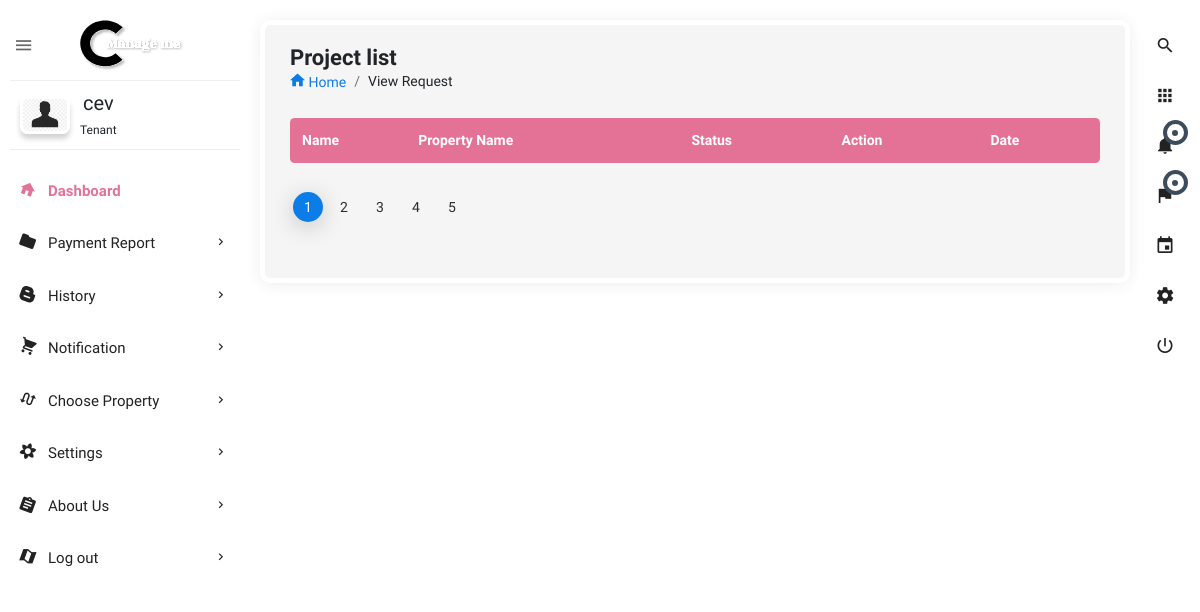
Page /view_request_tenant_all/ (signed in) on the earlier database version.
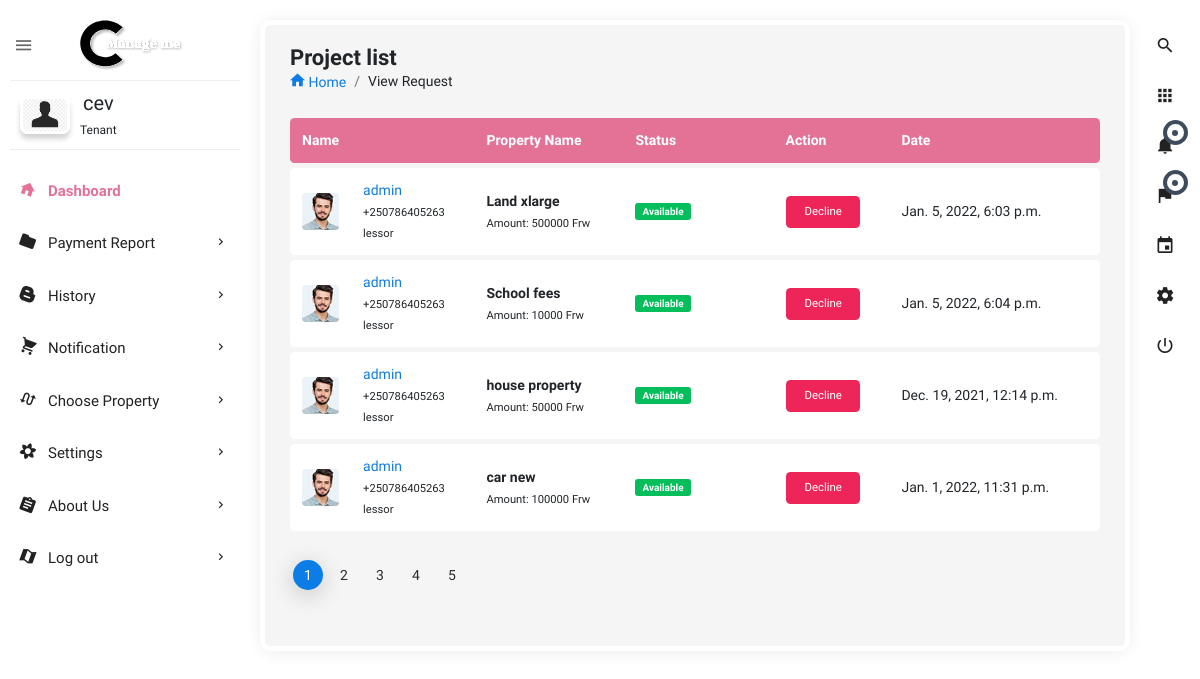
Same page on the later database version.
### users/models.py (models this page shows, shortened)
class Request_Property(models.Model):
    status = [
        ('initial', 'initial'),
        ('request', 'request'),
        ('approved', 'approved'),
        ('denied', 'denied'),
        ('canceled', 'canceled')]
    user_request = models.ForeignKey(user, on_delete=models.CASCADE, related_name='requesting_users', null=False)
    property_requested = models.ForeignKey(Property_registration, on_delete=models.CASCADE, related_name='property_req',
                                           null=False)
    owner_name = models.ForeignKey(user, on_delete=models.CASCADE, related_name='owner_name_property', null=False)
    status_view = models.CharField(max_length=50, choices=status, default='initial')
    time_done = models.DateTimeField(default=now)
    class Meta:
        verbose_name_plural = "Request_Property"
        ordering = ['-id']

class Property_registration(models.Model):
    property_type_p = [
        ('house', 'house'),
        ('car', 'car'),
        ('land', 'land'),
        ('other', 'other')
    ]
    location_name = [
        ('kigali', 'kigali'),
        ('south', 'south'),
        ('east', 'east'),
        ('west', 'west')
    ]
    property_name = models.CharField(max_length=100)
    location = models.CharField(max_length=200, choices=location_name, default='kigali')
    property_type = models.CharField(max_length=200, choices=property_type_p)
    amount_per_month = models.IntegerField(default=10000)
    detail = models.CharField(max_length=250, default='')
    property_image = models.ImageField(blank=True, null=True, upload_to='images')
    available = models.BooleanField(default=True)
    owner_name = models.ForeignKey(user, on_delete=models.CASCADE, related_name='owner', null=False)
    time_added = models.DateTimeField(auto_now_add=True)
    class Meta:
        verbose_name_plural = "Property_registration"
        ordering = ['-id']

class User(AbstractBaseUser):
    user_type = [
        ('lessor', 'lessor'),
        ('tenant', 'tenant'),
    ]
    name = models.CharField(max_length=255, null=False)
    phone_number = PhoneNumberField(unique=True)
    user_image = models.ImageField(upload_to='images/', default='profile.png')
    user_login = models.CharField(max_length=7, choices=user_type, default='lessor', blank=False, null=False)
    is_active = models.BooleanField(default=True)
    staff = models.BooleanField(default=False)
    admin = models.BooleanField(default=False)
    USERNAME_FIELD = 'phone_number'
    REQUIRED_FIELDS = ['name', 'user_login']
    objects = UserManager()
    def __str__(self):
        return self.name
    objects = UserManager()

### users/views.py (the view)
# urls.py: path('view_request_tenant_all/', views.view_request_tenant_all, name='view_request_tenant_all'),
def view_request_tenant_all(request):
    user = request.user
    view_request_made = Request_Property.objects.filter(user_request=user).order_by('-id')
    context = {
        "notification": view_request_made
    }
    return render(request, 'html/view_request_tenant_all.html', context)

### users/templates/html/view_request_tenant_all.html (shortened to what the changed rows need)
{% extends 'dashboard-tenant/dashboard.html' %}
{% load static %}
{% block content %}
<section class="content">
    <div class="body_scroll">
        <div class="block-header">
            <div class="row">
                <div class="col-lg-7 col-md-6 col-sm-12">
                    <h2>Project list</h2>
                </div>
            </div>
        </div>
        <div class="container-fluid">
            <div class="row clearfix">
                <div class="col-md-12 col-sm-12 col-xs-12">
                    <div class="card project_list">
                        <div class="table-responsive">
                            <table class="table table-hover c_table theme-color">
                                <thead>
                                    <tr>
                                        <th style="width:50px;">Name</th>
                                        <th class="hidden-sm-down"></th>
                                        <th class="hidden-sm-down">Property Name</th>
                                        <th class="hidden-sm-down" width="150px">Status</th>
                                        <th>Action</th>
                                        <th class="hidden-sm-down">Date</th>
                                    </tr>
                                </thead>
                                <tbody>
                                {% for notification in notification %}
                                    <tr>
                                        <a href="index.html">
                                        <td>
                                            <img class="rounded avatar" src="{% static 'dash/assets/images/xs/avatar3.jpg' %}" alt="">
                                        </td>
                                        <td class="hidden-sm-down">
                                            <a class="single-user-name" href="javascript:void(0);">{{notification.property_requested.owner_name}}</a><br>
                                            <small>{{notification.property_requested.owner_name.phone_number}}</small><br>
                                            <small>{{notification.property_requested.owner_name.user_login}}</small>
                                        </td>
                                        <td class="hidden-sm-down">
                                            <strong>{{notification.property_requested.property_name}}</strong><br>
                                            <small>Amount: {{notification.property_requested.amount_per_month}} Frw</small>
                                        </td>
                                        <td class="hidden-sm-down">
                                            <span class="badge badge-success">Available</span>
                                        </td>
                                        <td><a href=""><button class="btn btn-danger waves-effect" type="button">Decline</button></a>
                                        </td>
                                        <td class="hidden-sm-down">{{notification.property_requested.time_added}}</td>
                                        </a>
                                    </tr>
                                {% endfor %}
                                </tbody>
                            </table>
                        </div>
                    </div>
                </div>
            </div>
        </div>
    </div>
</section>
{% endblock %}

Differences in the rows shown:
added Request_Property: property_requested.owner_name "admin", property_requested.owner_name.phone_number "+250786405263", property_requested.owner_name.user_login "lessor", property_requested.property_name "Land xlarge", property_requested.amount_per_month "500000", property_requested.time_added "Jan. 5, 2022, 6:03 p.m."
added Request_Property: property_requested.owner_name "admin", property_requested.owner_name.phone_number "+250786405263", property_requested.owner_name.user_login "lessor", property_requested.property_name "School fees", property_requested.amount_per_month "10000", property_requested.time_added "Jan. 5, 2022, 6:04 p.m."
added Request_Property: property_requested.owner_name "admin", property_requested.owner_name.phone_number "+250786405263", property_requested.owner_name.user_login "lessor", property_requested.property_name "house property", property_requested.amount_per_month "50000", property_requested.time_added "Dec. 19, 2021, 12:14 p.m."
added Request_Property: property_requested.owner_name "admin", property_requested.owner_name.phone_number "+250786405263", property_requested.owner_name.user_login "lessor", property_requested.property_name "car new", property_requested.amount_per_month "100000", property_requested.time_added "Jan. 1, 2022, 11:31 p.m."
